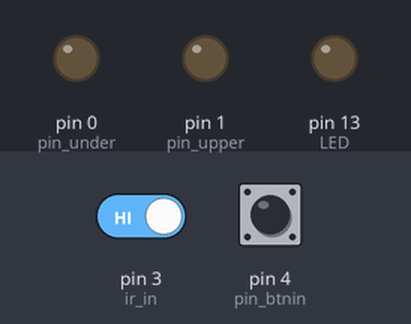
Simulated run of this sketch. Board: Arduino Uno, built with avr-gcc and run on an emulated ATmega328P. On the bench: output pins drawn as LEDs (lit = HIGH). Dashed ring = blinking. The test bench sets the inputs (shaded band); at power-on: pin 4 (pin_btnin) HIGH, pin 3 (ir_in) HIGH. Pins used as bus, display or sensor lines are not drawn.

Above: at 1.2 s.
1.3 s: pin 4 (pin_btnin) pulled LOW for 1 s
At 3.4 s:
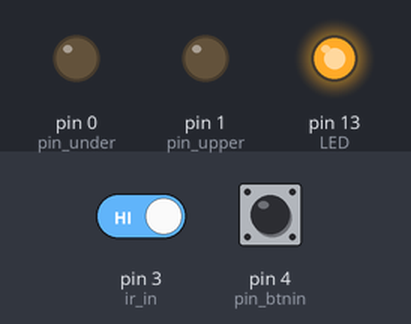
3.8 s: pin 4 (pin_btnin) pulled LOW for 3.2 s
At 4.27 s:
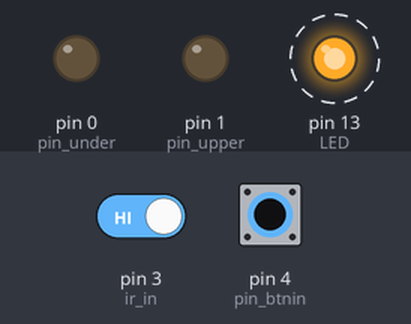
8.5 s: pin 4 (pin_btnin) pulled LOW for 0.15 s
At 9.1 s:
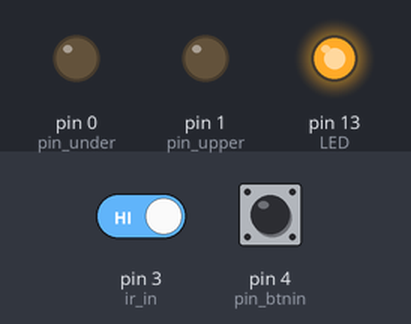
Timing chart, 0 to 11.5 s (numbered marks = the images above; inputs shaded):
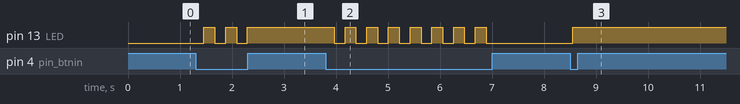

The sketch:

IR_Capture_Ver3_3b.ino
```cpp
/* 赤外線を読み取る
   Date 2012/01/18
   NECフォーマットのみ対応
   再送については考慮してないが、問題ないっぽい

   どうも他のキー操作が受け付けないので全て入力端子に設定するように変更
   Serialが動いてるとダメっぽい。使用しているシリアルをすべて
   //S でコメントアウトする

*/

//### ピンアサイン ###
const int ir_in = 3;          //赤外線入力
const int pin_btnin = 4;      //押釦入力
const int pin_power = 2;      //電源ボタン
const int pin_under = 0;      //↓ボタン
const int pin_upper = 1;      //↑ボタン
const int pin_timer = 18;     //タイマーボタン
const int pin_addtimer = 19;  //3時間延長ボタン

//### NECフォーマットの規定 ###
unsigned int ir_reader_on  = 9000;    //9000us の1割引き
unsigned int ir_reader_off = 4500;    //4500us の1割引き
unsigned int ir_pulse_on   = 560;     //560us  の1割引き
unsigned int ir_pulse_1    = 1690;    //2250us - 560us の1割引き
unsigned int ir_pulse_0    = 565;     //1125us - 560us の1割引き

//### 変数定義 ###
unsigned long us = micros();  //経過時間
int ir_last = 0;     //前回結果  0がOFF 1がON状態    1の長さはリーダー以外一定のはず
int ir_databit = 0;  //unsig_int の中のビット位置
int ir_datafigure = 0; //データの桁 data[ir_datafigure]

//赤外線データ
unsigned int data[10] = {};  //データ

// 0.電源(順送り) 1.上 2.下 3.30分延長(30分タイマー) 4.タイマー(タイマー解除)
//各出力状態
boolean powerSW = 1;
boolean upperSW = 0;
boolean underSW = 0;
boolean addtimerSW = 0;
boolean timerSW = 0;

//ターゲットデータ
const unsigned int target0[10] = {0x405D,0x8877,0x9E73,0xE01,0xF400};
const unsigned int target1[10] = {0x405D,0x9867,0x8,0x0,0x0};
const unsigned int target2[10] = {0x405D,0xA857,0x8,0x0,0x0};
const unsigned int target3[10] = {0x405D,0xA05F,0x9E73,0xE81,0x7400};
const unsigned int target4[10] = {0x405D,0xB04F,0x9E73,0xF00,0xF400};


//セットアップ
void setup(){
//S  Serial.begin(57600);   //シリアル転送設定
  pinMode(ir_in, INPUT);  //赤外線入力PIN
  pinMode(pin_btnin, INPUT);    //ボタン入力
  pinMode(pin_power , OUTPUT);
  pinMode(pin_under , OUTPUT);   //シリアルと競合
  pinMode(pin_upper , OUTPUT);   //シリアルと競合
  pinMode(pin_timer , INPUT);
  pinMode(pin_addtimer , INPUT);
  pinMode(13 , OUTPUT);          //LED
  powerSW = 0;
  digitalWrite(ir_in , LOW);    //プルアップを無効
  digitalWrite(pin_btnin , LOW);
  digitalWrite(pin_power , LOW);
  digitalWrite(pin_under , LOW);
  digitalWrite(pin_upper , LOW);
  digitalWrite(pin_timer , LOW);
}


void loop(){
  unsigned int val;  //赤外線状態
  unsigned int timeout = 300000000;  //30msでタイムアウト

//赤外線状態を読む
  //パルスが切り替わるまで待機
  while( (val = digitalRead(ir_in)) == ir_last){
    if( 0 == --timeout){  //タイムアウト
      ir_datafigure = 0;
      ir_databit = 0;
//S    Serial.print("JDbefore sw_state = ");
//S    Serial.println(powerSW);

    //受信したコードと比較して ピン出力変更
     powerSW    = jadgement(target0, pin_power, powerSW);       //電源
     upperSW    = jadgement2(target1, pin_upper, upperSW);      //上
     underSW    = jadgement2(target2, pin_under, underSW);      //下
     addtimerSW = jadgement2(target3, pin_addtimer, addtimerSW); //30分延長
     timerSW    = jadgement2(target4, pin_timer, timerSW);      //タイマー


//S    Serial.print("JDafter sw_state = ");
//S    Serial.println(powerSW);


//S      Serial.println("timeout");
        //結果をシリアルポートに出力
        for(int i=0;i< 10;i++){
//S          Serial.print(data[i], HEX );
//S          Serial.print(",");
          data[i] = 0;//出力しながら初期化
        }
      break;
    }
  }
  unsigned long ir_us = micros() - us;
  us = micros();

  //パルスが切り替わった！
  if( 0 < timeout && val == 0){       //タイムアウトトリガーではなく、信号が立下りの時
    //桁をずらして1bit目に値を入れる作戦
    if( ir_databit < 16 ){
      data[ir_datafigure] <<= 1;  //桁をズラス
    }else{
      ir_databit = 0;   //データ位置指定を初期化
      ir_datafigure++;  //データ桁を++
    }
    //解析
    if( (ir_reader_off * 0.8) < ir_us && ir_us < (ir_reader_off * 1.2) ){
      data[ir_datafigure] |= 1;
    }else if( (ir_pulse_1 * 0.8) < ir_us && ir_us < (ir_pulse_1 * 1.2) ){
      data[ir_datafigure] |= 1;
    }else if( (ir_pulse_0 * 0.8) < ir_us && ir_us < (ir_pulse_0 * 1.2) ){
      data[ir_datafigure] |= 0;
    }
    ir_databit++;
  }

  //ボタンが押された系
  if( digitalRead(pin_btnin) == LOW ){
    powerSW = !powerSW;
    digitalWrite(pin_power ,powerSW );
  }

 digitalWrite( 13, powerSW);

  //現在の赤外線状態を過去に回す
  ir_last = val;
}

//赤外線データを判定する
boolean jadgement(const unsigned int targetdata[], int pin, boolean state){
//  Serial.println("compare START");

  // 比較(Power)
  for( int i=0;i<5;i++){
//    Serial.println(target1[i], HEX);
//    Serial.println(data[i], HEX);
    if(targetdata[i] != data[i]) break;
//    Serial.println("=== PARFECT ===");
    if(i<4) continue;
//S    Serial.println("### NO CONTIUNUE ###");
    state = !state;
    digitalWrite(pin , state );
  }

  return state;
}

boolean jadgement2(const unsigned int targetdata[], int pin, boolean state){
//  Serial.println("compare START");

  // 比較(Power)
  for( int i=0;i<5;i++){
//    Serial.println(target1[i], HEX);
//    Serial.println(data[i], HEX);
    if(targetdata[i] != data[i]) break;
//    Serial.println("=== PARFECT ===");
    if(i<4) continue;
//S    Serial.println("### NO CONTIUNUE ###");
    pinMode(pin, OUTPUT);
    state = !state;
    digitalWrite(pin , state );
    delay(300);
    state =!state;
    digitalWrite(pin , state );
    pinMode(pin, INPUT);
  }

  return state;
}
```

Measured:
- after the input at 1.3 s, pin 13 (LED): alternates HIGH for 0.21 s and LOW for 0.21 s, 5 changes in all, then stays HIGH, starting after 0.16 s
- after the input at 3.8 s, pin 13 (LED): alternates HIGH for 0.21 s and LOW for 0.21 s, 15 changes in all, then stays LOW, starting after 0.17 s
- after the input at 8.5 s, pin 13 (LED): LOW → HIGH after 0.06 s
